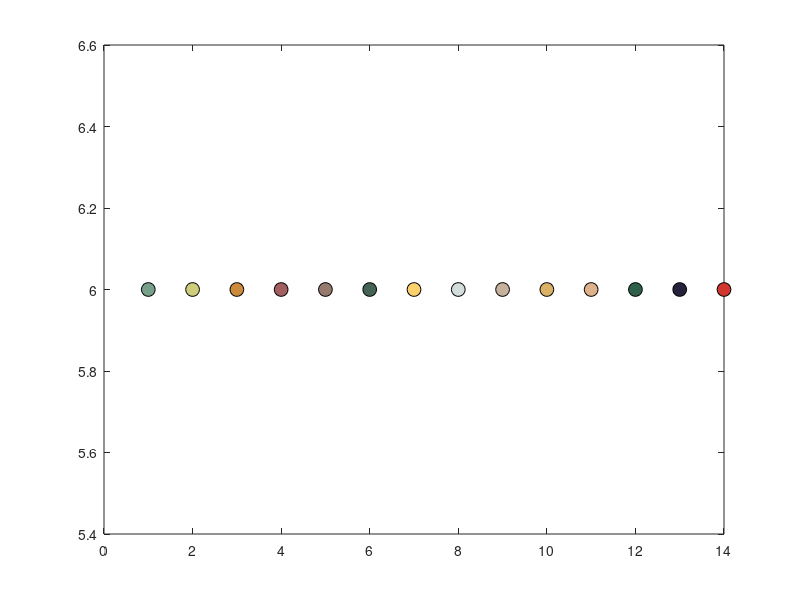

Here is the MATLAB script that generated this plot:
% -------------------------------------------------------------------------
% MACIUCA GLORIA - RUXANDRA
% Grupa 344
% -------------------------------------------------------------------------
% wesColors.m - Fisier 'script'
% -------------------------------------------------------------------------
%
% Fisier pentru declararea culorilor dorite in reprezentarea ulterioara a
% figurilor
% 
greyishTeal = [0.463 0.627 0.541];
greenishBeige = [0.808 0.804 0.482];
dullOrange = [0.8 0.545 0.235];
brownish = [0.639 0.369 0.376];
reddishGrey = [0.584 0.478 0.427];
gunMetal = [0.271 0.388 0.333];
paleGold = [0.988 0.82 0.42];
silver = [0.827 0.867 0.863];
pinkishGrey = [0.776 0.694 0.616];
sand = [0.859 0.694 0.396];
pinkishTan = [0.871 0.694 0.545];
pine = [0.18 0.376 0.29];
dark = [0.153 0.133 0.235];
fadedRed = [0.82 0.212 0.184];

wesColors = [greyishTeal; greenishBeige; dullOrange; brownish; 
    reddishGrey; gunMetal; paleGold; silver; pinkishGrey; sand; 
    pinkishTan; pine; dark; fadedRed];

% Instructiune de plot pentru vizualizarea culorilor create
for i = 1 : size(wesColors, 1)
    plot(i, 6, 'Marker', 'o', 'MarkerFaceColor', wesColors(i, :), ...
        'MarkerEdgeColor', 'Black', 'MarkerSize', 10.0);
    hold on;
end

% Salvarea culorilor sub forma unei matrice pentru folosirea in diferite
% fisiere 'script'
save wesColors wesColors;